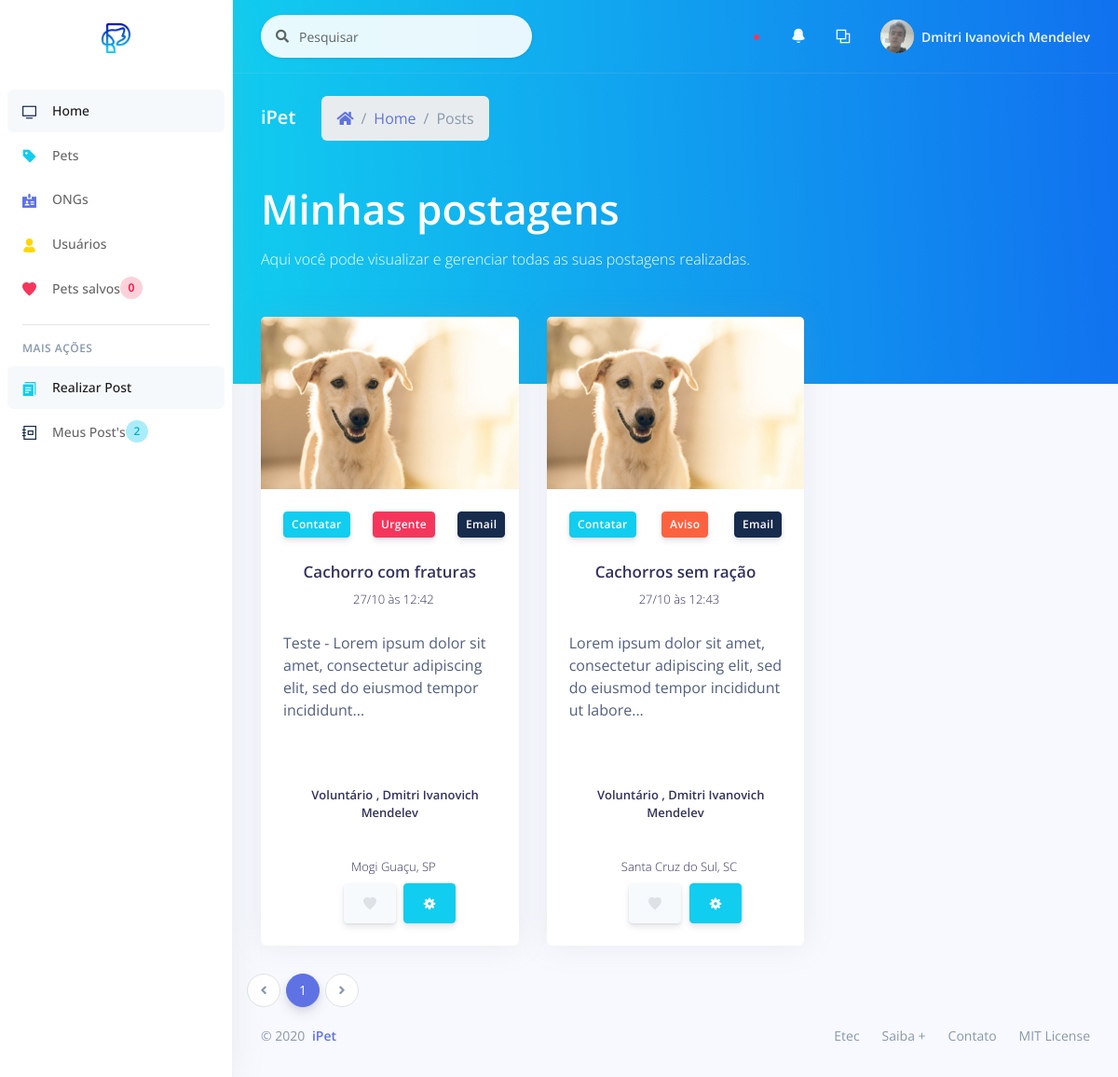
/_site/_user/list/list_posts.php (signed in), run on the app's committed database.
### tables this page shows
CREATE TABLE `post` (
  `id_post` int(11) NOT NULL,
  `id_author` varchar(11) NOT NULL,
  `cpf_author` varchar(20) NOT NULL,
  `ranking_author` int(11) NOT NULL,
  `author` varchar(100) NOT NULL,
  `city_author` varchar(100) NOT NULL,
  `uf` varchar(2) NOT NULL,
  `title` varchar(100) NOT NULL,
  `text` text NOT NULL,
  `telephone` varchar(30) NOT NULL,
  `email` varchar(100) NOT NULL,
  `instagram` varchar(100) DEFAULT NULL,
  `type` int(11) NOT NULL,
  `created_at` varchar(20) NOT NULL,
  `image` varchar(100) NOT NULL,
  `image_author` varchar(100) NOT NULL
);

### _site/_user/list/list_posts.php (the view, shortened to what this page needs)
<?php
include_once('../../controller/connect.php');
?>
<!DOCTYPE html>
<html>
<head>
  <?php
    include_once "../../assets/components/styles.php";
  ?>
</head>
<body>
  <?php
    include_once "../components/sidenav.php";
  ?>
  <div class="main-content" id="panel">
    <?php
      include_once "../components/top_nav.php";
    ?>
    <div class="header bg-gradient-info pb-6">
      <div class="container-fluid">
        <div class="header-body">
          <div class="row align-items-center py-4">
            <div class="col-lg-6 col-7">
              <h6 class="h2 text-white d-inline-block mb-0">iPet</h6>
              <nav aria-label="breadcrumb" class="d-none d-md-inline-block ml-md-4">
                <ol class="breadcrumb breadcrumb-links breadcrumb-dark">
                <li class="breadcrumb-item"><a href="<?= BASE . '_site/_user/home.php'; ?>"><i class="fas fa-home"></i></a></li>
                  <li class="breadcrumb-item"><a href="<?= BASE . '_site/_user/home.php'; ?>">Home</a></li>
                  <li class="breadcrumb-item active" aria-current="page">Posts</li>
                </ol>
              </nav>
            </div>
          </div>
          <div class="row">
            <div class="col">
            <h1 class="display-2 text-white">Minhas postagens</h1>
            <p class="text-white mt-0 mb-5">Aqui você pode visualizar e gerenciar todas as suas postagens realizadas.</p>
            </div>
          </div>
        </div>
      </div>
    </div>
    <div class="container-fluid mt--6">
                <?php
                  $num_page_itens = 9;
                  $page = (isset($_GET['page']))? $_GET['page'] : 1;
                  $id = $_SESSION['user_id'];
                  $sql_num_post = "SELECT * FROM post WHERE id_author = '$id'";
                  $res_num_post = mysqli_query($con, $sql_num_post);
                  $init = ($num_page_itens*$page)-$num_page_itens;
                  $sql_post = "SELECT * FROM post WHERE id_author = '$id' ORDER BY type DESC LIMIT $init, $num_page_itens";
                  $res_post = mysqli_query($con, $sql_post);
                  $array_post = mysqli_fetch_assoc($res_post);
                  $quanty_posts = mysqli_num_rows($res_num_post);
                  $num_pages = ceil($quanty_posts/$num_page_itens);
                ?>
      <div class="row">
      <?php
        if($quanty_posts):
        do{
      ?>
        <div class="col-xl-4 order-xl-2">
          <div class="card card-profile">
            <img src="<?= PUBLICO . 'img/posts/' . $array_post['image']; ?>" alt="Imagem de perfil" class="card-img-top">
            <div class="card-header text-center border-0 pt-8 pt-md-4 pb-0 pb-md-4">
              <div class="d-flex justify-content-between">
                <button type="button" data-toggle="modal" class="btn btn-sm btn-info  mr-4" data-target="#modalContatar<?= $array_post['id_post']; ?>">Contatar</button>
                <button type="button" data-toggle="modal" class="btn btn-sm btn-<?php
                  if($array_post['type'] == 3){
                    echo "danger";
                  } elseif ($array_post['type'] == 2) {
                    echo "warning";
                  } else{
                    echo "primary";
                  }
                ?>  mr-4" data-target="<?php
                if($array_post['type'] == 3){
                  echo "#modal-notification-danger" . $array_post['id_post'];
                } elseif ($array_post['type'] == 2) {
                  echo "#modal-notification-warning" . $array_post['id_post'];
                } else{
                  echo "#modal-notification-primary" . $array_post['id_post'];
                }
              ?>
                ">
                <?php
                  if($array_post['type'] == 3){
                    echo "Urgente";
                  } elseif ($array_post['type'] == 2) {
                    echo "Aviso";
                  } else{
                    echo "Normal";
                  }
                ?>
                </button>
                <button type="button" data-toggle="modal" class="btn btn-sm btn-default float-right" data-target="#modalEmail<?= $array_post['id_post']; ?>">Email</button>
              </div>
            </div>
            <div class="card-body pt-0">
              <div class="text-center">
                <h5 class="h3">
                  <?= $array_post['title']; ?>
                </h5>
                <div class="h5 font-weight-300">
                <?php
                $date = date_create($array_post['created_at']);
                ?>
                  <i class="ni location_pin mr-2"></i><?= date_format($date, 'd/m') . " às " . date_format($date, 'H:i') ?>
                </div>
              </div>
              <div class="row">
                <div class="col">
                  <div class="card-profile-stats d-flex">
                  <?php
                  $string = strip_tags($array_post['text']);
                  if (strlen($string) > 100) {
                      $stringCut = substr($string, 0, 100);
                      $endPoint = strrpos($stringCut, ' ');
                      $string = $endPoint? substr($stringCut, 0, $endPoint) : substr($stringCut, 0);
                      $string .= '...';
                  }
                  echo $string;
                  ?>
                  </div>
                </div>
              </div>
              <div class="row">
                <div class="col">
                  <div class="card-profile-stats d-flex justify-content-center">
                  <div class="h5 mt-4">
                    <?php
                    if($array_post['ranking_author'] == 1){
                      echo "Voluntário";
                    } elseif ($array_post['ranking_author'] == 2) {
                      echo "ONG";
                    } elseif ($array_post['ranking_author'] == 3) {
                      echo "Administrador";
                    } else {
                      echo "Oops, ocorreu um erro...";
                    }
                  ?> , <?= $array_post['author']; ?>
                  </div>
                  </div>
                </div>
              </div>
              <div>
                  <div class="text-center">
                  <div class="h5 font-weight-300">
                    <i class="ni location_pin mr-2"></i><?= $array_post['city_author'] . ", " . $array_post['uf']; ?>
                  </div>
                  </div>
                </div>
              <div class="row justify-content-center">
                <div class="col col-lg-3 order-lg-2">
                  <button class="btn btn-icon btn-secondary" type="button">
                  <?= "<a href='" . BASE . "_site/_user/edit/edit_fav_set.php?id=" . $array_post['id_post'] . "' ><span class='btn-inner--icon'><i class='ni ni-favourite-28' style='color: #dee2e6;'></i></span></a>";?>
                  </button>
                </div>
                <div class="col col-lg-3 order-lg-2">
                  <button class="btn btn-icon btn-info" type="button" data-toggle="modal" data-target="#modal-edit<? $array_post['id_post']; ?>">
	                  <span class="btn-inner--icon"><i class="ni ni-settings-gear-65"></i></span>
                  </button>
                </div>
              </div>
            </div>
          </div>
        </div>
      <?php
        } while($array_post = mysqli_fetch_assoc($res_post));
      ?>
      </div>
      <div class="row">
      <nav aria-label="...">
                    <ul class="pagination">
                      <li class="page-item">
                        <a class="page-link" href="list_posts.php?page=<?php if($page==1){ echo 1;}else{echo $page-1;};?>" tabindex="-1">
                          <i class="fa fa-angle-left"></i>
                        </a>
                      </li>
                      <?php
                        for($i=1;$i<$num_pages+1;$i++){
                          $current = "";
                          if($page == $i){
                            $current = "active";
                          }
                      ?>
                      <li class="page-item <?= $current; ?>"><a class="page-link" href="list_posts.php?page=<?= $i; ?>"><?= $i; ?></a></li>
                      <?php }?>
                      <li class="page-item">
                        <a class="page-link" href="list_posts.php?page=<?php if($page<$num_pages){ echo $page+1;}else{echo $page;};?>">
                          <i class="fa fa-angle-right"></i>
                        </a>
                      </li>
                    </ul>
              </nav>
      </div>
      <?php endif; ?>
      <?php
        include_once "../../assets/components/footer.php";
      ?>
    </div>
  </div>
</body>
</html>

### data on the page
post: image (picture), type "Urgente", title "Cachorro com fraturas", created_at "27/10", created_at "12:42", text "Teste - Lorem ipsum dolor sit amet, consectetur adipiscing elit, sed do eiusmod tempor incididunt...", ranking_author "Voluntário", author "Dmitri Ivanovich Mendelev", city_author "Mogi Guaçu", uf "SP"
post: image (picture), type "Aviso", title "Cachorros sem ração", created_at "27/10", created_at "12:43", text "Lorem ipsum dolor sit amet, consectetur adipiscing elit, sed do eiusmod tempor incididunt ut labore...", ranking_author "Voluntário", author "Dmitri Ivanovich Mendelev", city_author "Santa Cruz do Sul", uf "SC"

### other printed values
$count_favorite "0"
$count_post "2"
$_SESSION['name'] "Dmitri Ivanovich Mendelev"
